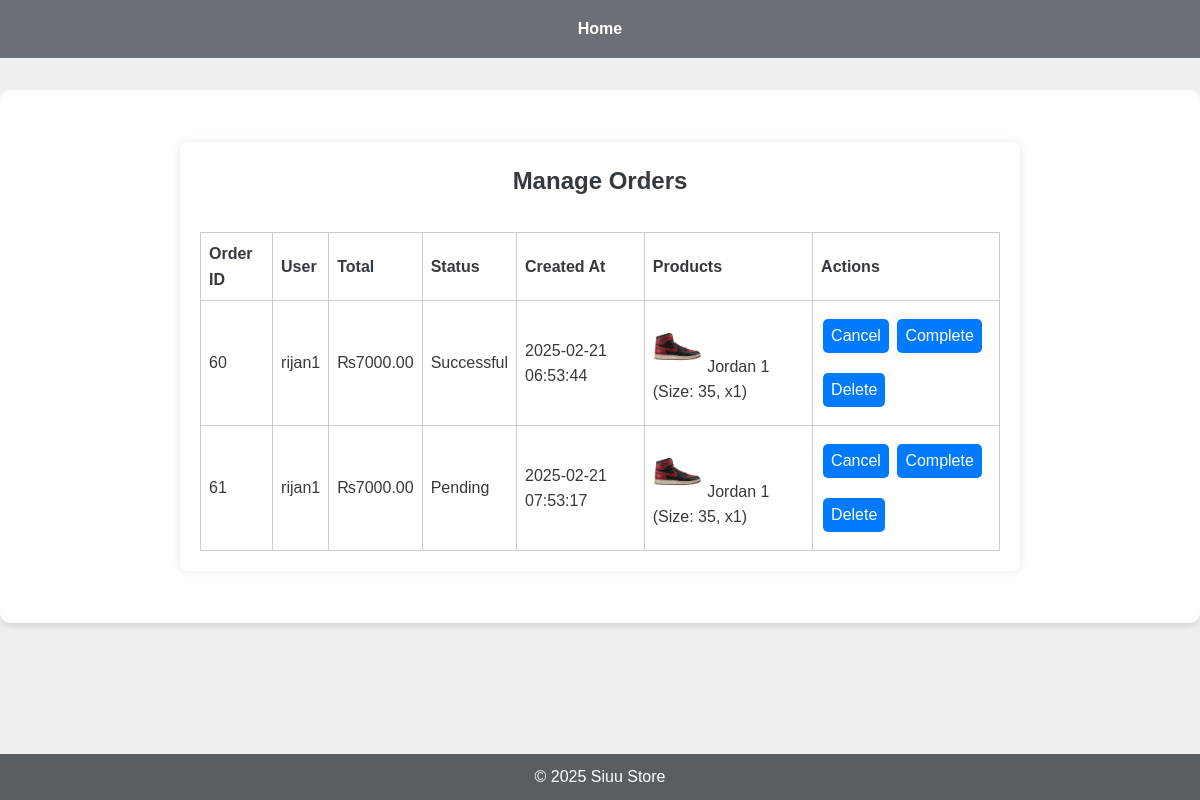
Screenshot of /pages/admin_order_manage.php (signed in) with the database file from the repository.
### tables this page shows
CREATE TABLE `orders` (
  `id` int(11) NOT NULL,
  `user_id` int(11) NOT NULL,
  `total` decimal(10,2) NOT NULL,
  `created_at` timestamp NOT NULL DEFAULT current_timestamp(),
  `status` varchar(50) NOT NULL
);

CREATE TABLE `users` (
  `id` int(11) NOT NULL,
  `username` varchar(50) NOT NULL,
  `email` varchar(100) NOT NULL,
  `password` varchar(255) NOT NULL,
  `role` varchar(20) NOT NULL
);

CREATE TABLE `order_items` (
  `id` int(11) NOT NULL,
  `order_id` int(11) NOT NULL,
  `product_id` int(11) NOT NULL,
  `quantity` int(11) NOT NULL,
  `price` decimal(10,2) NOT NULL,
  `shoe_size` varchar(255) DEFAULT NULL
);

CREATE TABLE `products` (
  `id` int(11) NOT NULL,
  `name` varchar(100) NOT NULL,
  `description` text DEFAULT NULL,
  `price` decimal(10,2) NOT NULL,
  `created_at` timestamp NOT NULL DEFAULT current_timestamp(),
  `image` varchar(255) NOT NULL
);

### pages/admin_order_manage.php (the view, shortened to what this page needs)
<?php
include '../config/db.php';
include '../templates/header1.php';
$query = "SELECT orders.*, users.username FROM orders JOIN users ON orders.user_id = users.id";
$result = mysqli_query($conn, $query);
?>
<!DOCTYPE html>
<html lang="en">
<head>
</head>
<body>
    <div class="container">
        <main>
            <section id="content">
                <h2>Manage Orders</h2>
                <table>
                    <thead>
                        <tr>
                            <th>Order ID</th>
                            <th>User</th>
                            <th>Total</th>
                            <th>Status</th>
                            <th>Created At</th>
                            <th>Products</th>
                            <th>Actions</th>
                        </tr>
                    </thead>
                    <tbody>
                        <?php while ($order = mysqli_fetch_assoc($result)): ?>
                            <tr>
                                <td><?php echo $order['id']; ?></td>
                                <td><?php echo $order['username']; ?></td>
                                <td>₨<?php echo $order['total']; ?></td>
                                <td><?php echo $order['status']; ?></td>
                                <td><?php echo $order['created_at']; ?></td>
                                <td>
                                    <?php
                                    $order_id = $order['id'];
                                    $order_items_query = "SELECT products.name, products.image, order_items.quantity, order_items.shoe_size FROM order_items JOIN products ON order_items.product_id = products.id WHERE order_items.order_id = '$order_id'";
                                    $order_items_result = mysqli_query($conn, $order_items_query);
                                    if (!$order_items_result) {
                                        echo "Error fetching order items: " . mysqli_error($conn);
                                    } else {
                                        while ($item = mysqli_fetch_assoc($order_items_result)): ?>
                                            <div>
                                                <img src="../images/<?php echo $item['image']; ?>" alt="<?php echo $item['name']; ?>" style="width: 50px; height: auto;">
                                                <span><?php echo $item['name']; ?> (Size: <?php echo $item['shoe_size']; ?>, x<?php echo $item['quantity']; ?>)</span>
                                            </div>
                                        <?php endwhile;
                                    }
                                    ?>
                                </td>
                                <td>
                                    <form method="POST" action="admin_order_manage.php" style="display:inline;">
                                        <button type="submit" name="action" value="cancel">Cancel</button>
                                        <button type="submit" name="action" value="complete">Complete</button>
                                        <button type="submit" name="action" value="delete">Delete</button>
                                    </form>
                                </td>
                            </tr>
                        <?php endwhile; ?>
                    </tbody>
                </table>
            </section>
        </main>
    </div>
</body>
</html>
<?php include '../templates/footer.php'; ?>

### assets/css/styles.css (style rules this page uses)
body, h1, h2, h3, p, ul { margin: 0; padding: 0; font-family: Arial, sans-serif; }
body { background: url('../images/background.jpg') no-repeat center center fixed; background-size: cover; color: #343a40; line-height: 1.6; }
main { padding: 20px; max-width: 800px; margin: 20px auto; background-color: rgba(255, 255, 255, 0.9); box-shadow: 0 0 10px rgba(0, 0, 0, 0.1); border-radius: 8px; }
#content h2 { color: #343a40; margin-bottom: 20px; }
button { background-color: #007bff; border: none; color: white; padding: 10px 20px; text-align: center; text-decoration: none; display: inline-block; font-size: 16px; margin: 10px 2px; cursor: pointer; border-radius: 5px; }

### pages/admin_order_manage.php (style rules this page uses)
body { font-family: Arial, sans-serif; background-color: #f0f0f0; margin: 0; padding: 0; }
.container { max-width: 1200px; margin: 2rem auto; padding: 2rem; background-color: #fff; border-radius: 10px; box-shadow: 0 4px 6px rgba(0, 0, 0, 0.1); }
h2 { text-align: center; }
table { width: 100%; border-collapse: collapse; margin-top: 2rem; }
table, th, td { border: 1px solid #ccc; }
th, td { padding: 0.5rem; text-align: left; }
button { padding: 0.5rem; border: none; border-radius: 5px; background-color: #007bff; color: #fff; cursor: pointer; }

### rows the page displays
orders: id "60", user.username "rijan1", total "7000.00", status "Successful", created_at "2025-02-21 06:53:44"
order_items: product.image (picture), product.name "Jordan 1", shoe_size "35", quantity "1"
orders: id "61", user.username "rijan1", total "7000.00", status "Pending", created_at "2025-02-21 07:53:17"
order_items: product.image (picture), product.name "Jordan 1", shoe_size "35", quantity "1"
